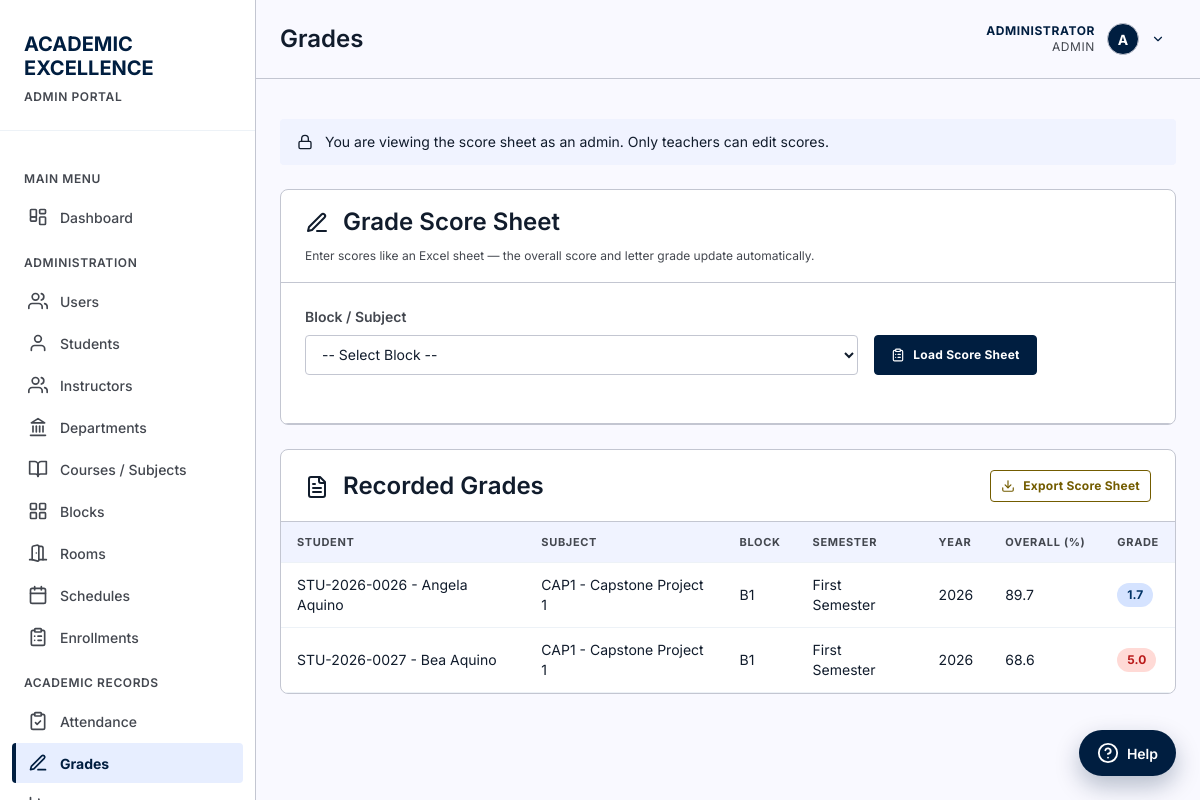
The app's page /pages/grades.php (signed in), older data.
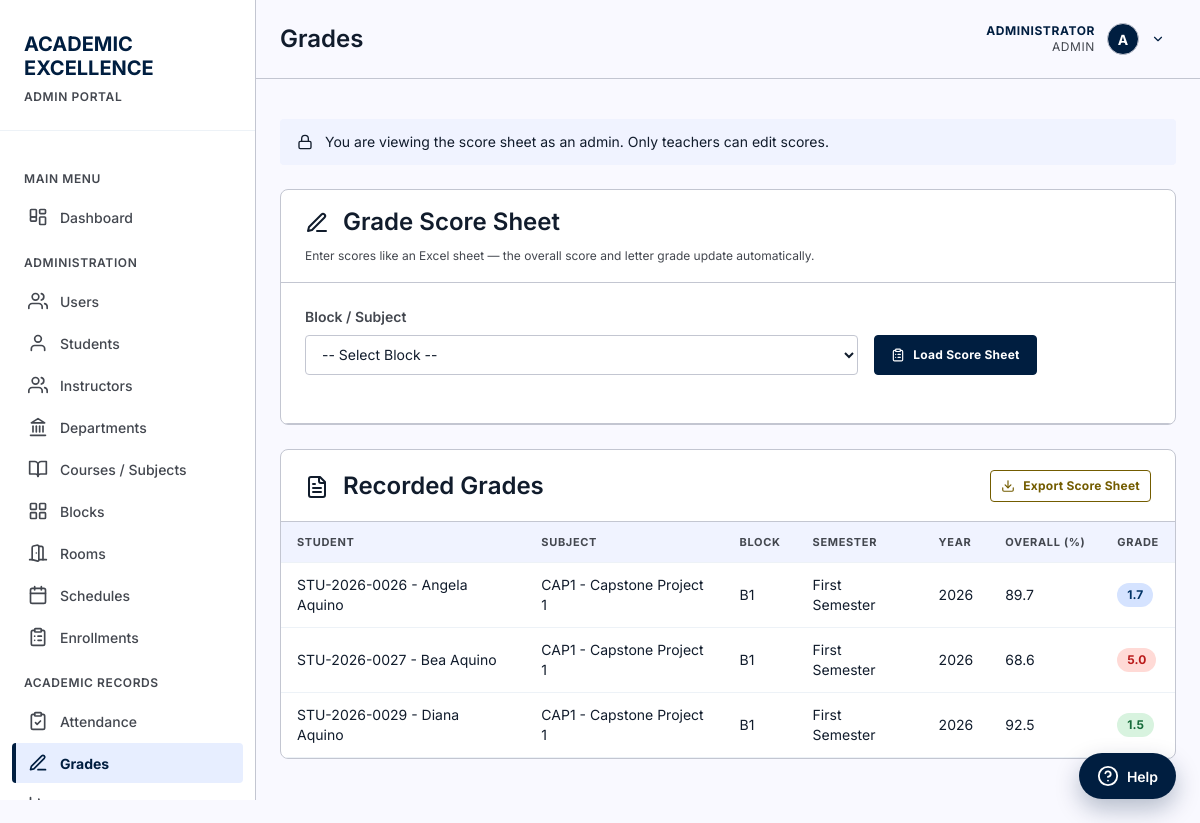
The same page, newer data.
### tables this page shows
CREATE TABLE "users" (
                    id INTEGER PRIMARY KEY AUTOINCREMENT,
                    username TEXT NOT NULL UNIQUE,
                    password TEXT NOT NULL,
                    full_name TEXT NOT NULL,
                    email TEXT UNIQUE,
                    role TEXT NOT NULL DEFAULT 'student' CHECK(role IN ('admin', 'instructor', 'student')),
                    is_active INTEGER NOT NULL DEFAULT 1 CHECK(is_active IN (0, 1)),
                    last_login_at DATETIME,
                    created_at DATETIME NOT NULL DEFAULT CURRENT_TIMESTAMP,
                    updated_at DATETIME NOT NULL DEFAULT CURRENT_TIMESTAMP
                );

CREATE TABLE grades (
        id INTEGER PRIMARY KEY AUTOINCREMENT,
        student_id INTEGER NOT NULL,
        subject_id INTEGER NOT NULL,
        semester TEXT NOT NULL,
        year INTEGER NOT NULL,
        score REAL,
        grade TEXT,
        created_at TIMESTAMP DEFAULT CURRENT_TIMESTAMP, section_id INTEGER REFERENCES course_sections(id) ON DELETE SET NULL, enrollment_id INTEGER REFERENCES enrollments(id) ON DELETE SET NULL, instructor_id INTEGER REFERENCES instructors(id) ON DELETE SET NULL, assessment_type TEXT NOT NULL DEFAULT 'Final', status TEXT NOT NULL DEFAULT 'Published' CHECK(status IN ('Draft', 'Published', 'Locked')), remarks TEXT, updated_at DATETIME,
        FOREIGN KEY (student_id) REFERENCES students(id) ON DELETE CASCADE,
        FOREIGN KEY (subject_id) REFERENCES subjects(id) ON DELETE CASCADE
    );

CREATE TABLE students (
        id INTEGER PRIMARY KEY AUTOINCREMENT,
        student_id TEXT UNIQUE NOT NULL,
        first_name TEXT NOT NULL,
        last_name TEXT NOT NULL,
        email TEXT,
        phone TEXT,
        date_of_birth DATE,
        gender TEXT CHECK(gender IN ('Male', 'Female', 'Other')),
        enrollment_date DATE DEFAULT CURRENT_DATE,
        status TEXT DEFAULT 'Active' CHECK(status IN ('Active', 'Inactive', 'Graduated')),
        created_at TIMESTAMP DEFAULT CURRENT_TIMESTAMP
    , user_id INTEGER REFERENCES users(id) ON DELETE SET NULL, program_id INTEGER REFERENCES programs(id) ON DELETE SET NULL, year_level INTEGER, expected_graduation_date DATE, updated_at DATETIME, block_id INTEGER REFERENCES blocks(id) ON DELETE SET NULL, student_type TEXT NOT NULL DEFAULT 'Regular' CHECK(student_type IN ('Regular', 'Irregular')));

CREATE TABLE subjects (
        id INTEGER PRIMARY KEY AUTOINCREMENT,
        subject_code TEXT UNIQUE NOT NULL,
        subject_name TEXT NOT NULL,
        description TEXT,
        credits INTEGER DEFAULT 3,
        created_at TIMESTAMP DEFAULT CURRENT_TIMESTAMP
    , department_id INTEGER REFERENCES departments(id) ON DELETE SET NULL, course_level INTEGER, is_active INTEGER NOT NULL DEFAULT 1 CHECK(is_active IN (0, 1)), updated_at DATETIME);

CREATE TABLE course_sections (
            id INTEGER PRIMARY KEY AUTOINCREMENT,
            subject_id INTEGER NOT NULL,
            instructor_id INTEGER NOT NULL,
            term_id INTEGER NOT NULL,
            section_code TEXT NOT NULL,
            room TEXT,
            schedule TEXT,
            capacity INTEGER CHECK(capacity IS NULL OR capacity > 0),
            status TEXT NOT NULL DEFAULT 'Open' CHECK(status IN ('Open', 'Closed', 'Completed', 'Cancelled')),
            created_at DATETIME NOT NULL DEFAULT CURRENT_TIMESTAMP,
            updated_at DATETIME NOT NULL DEFAULT CURRENT_TIMESTAMP, block_id INTEGER REFERENCES blocks(id) ON DELETE SET NULL,
            UNIQUE(subject_id, term_id, section_code),
            FOREIGN KEY (subject_id) REFERENCES subjects(id) ON DELETE RESTRICT,
            FOREIGN KEY (instructor_id) REFERENCES instructors(id) ON DELETE RESTRICT,
            FOREIGN KEY (term_id) REFERENCES academic_terms(id) ON DELETE RESTRICT
        );

### includes/auth.php (called while the page is built, shortened)
<?php
function currentUser() {
    static $user = false;
    if ($user === false) {
        $db = getDB();
        $stmt = $db->prepare("SELECT * FROM users WHERE id = :id AND is_active = 1");
        $stmt->execute([':id' => (int) $_SESSION['user_id']]);
        $user = $stmt->fetch() ?: null;
    }
    return $user;
}
function isLoggedIn() {
    return currentUser() !== null;
}
function requireLogin() {
    if (!isLoggedIn()) {
        header('Location: ' . baseUrl() . 'login.php');
        exit();
    }
}
function requireRole(...$roles) {
    requireLogin();
    $user = currentUser();
}
function currentInstructor() {
    $user = currentUser();
    if (!$user || $user['role'] !== 'instructor') {
        return null;
    }
    static $instructor = false;
    return $instructor;
}
function roleLabel($role) {
    return [
        'admin'      => 'Admin',
        'instructor' => 'Teacher',
        'student'    => 'Student'
    ][$role] ?? ucfirst((string) $role);
}

### includes/functions.php (called while the page is built, shortened)
<?php
require_once __DIR__ . '/auth.php';
require_once __DIR__ . '/icons.php';
function gradeDescriptor($grade) {
    return [
        '1.00' => 'Excellent',
        '1.25' => 'Very Good',
        '1.50' => 'Very Good',
        '1.75' => 'Good',
        '2.00' => 'Good',
        '2.25' => 'Satisfactory',
        '2.50' => 'Satisfactory',
        '2.75' => 'Fairly Satisfactory',
        '3.00' => 'Fairly Satisfactory',
        '4.00' => 'Conditional',
        '5.00' => 'Failing'
    ][(string) $grade] ?? '';
}
function gradeBadgeClass($grade) {
    $g = (string) $grade;
    if ($g === '1.00' || $g === '1.25' || $g === '1.50') return 'grade-top';
    if ($g === '1.75' || $g === '2.00' || $g === '2.25') return 'grade-good';
    return 'grade-fail';
}
function formatGrade($grade) {
    $g = (float) $grade;
    return number_format(floor($g * 10) / 10, 1, '.', '');
}

### pages/grades.php (the view, shortened to what this page needs)
<?php
require_once '../includes/functions.php';
requireRole('admin', 'instructor');
$db = getDB();
$user = currentUser();
$canRecord = ($user['role'] === 'instructor');
$sectionId = intval($_GET['section_id'] ?? 0);
if ($user['role'] === 'admin') {
    $gradesList = $db->query("
        SELECT g.*, s.student_id AS student_number, s.first_name, s.last_name,
               sub.subject_code, sub.subject_name, cs.section_code
        FROM grades g
        JOIN students s ON g.student_id = s.id
        JOIN subjects sub ON g.subject_id = sub.id
        LEFT JOIN course_sections cs ON g.section_id = cs.id
        ORDER BY g.year DESC, g.semester DESC, s.last_name
    ")->fetchAll();
}
$pageTitle = 'Grades';
include '../includes/header.php';
?>
<main>
    <?php if (!$canRecord): ?>
    <div class="alert" style="background: var(--surface-low);">
        <?php echo icon('lock', 16); ?>
        You are viewing the score sheet as an admin. Only teachers can edit scores.
    </div>
    <?php endif; ?>
    <div class="card">
        <div class="card-header" style="display: flex; justify-content: space-between; align-items: center; flex-wrap: wrap; gap: 12px;">
            <div>
                <h2 style="margin-bottom: 4px;"><?php echo icon('pen-line', 24); ?> Grade Score Sheet</h2>
                <small style="color: var(--ink-muted);">
                    Enter scores like an Excel sheet &mdash; the overall score and letter grade update automatically.
                </small>
            </div>
        </div>
        <div style="padding: 24px; border-bottom: 1px solid var(--outline-soft);">
            <form method="GET" class="form-row" style="align-items: flex-end;">
                <div class="form-group" style="flex: 2;">
                    <label>Block / Subject</label>
                    <select name="section_id" class="form-control" required>
                        <option value="">-- Select Block --</option>
                    </select>
                </div>
                <div class="form-group">
                    <button type="submit" class="btn btn-primary"><?php echo icon('clipboard-list', 14); ?> Load Score Sheet</button>
                </div>
            </form>
        </div>
    </div>
    <?php if ($gradesList): ?>
    <div class="card" style="margin-top: 24px;">
        <div class="card-header" style="display: flex; justify-content: space-between; align-items: center;">
            <h2><?php echo icon('file-text', 24); ?> Recorded Grades</h2>
            <a href="?section_id=<?php echo $sectionId ? $sectionId : ''; ?>&export=excel" class="btn btn-secondary btn-sm"><?php echo icon('download', 14); ?> Export Score Sheet</a>
        </div>
        <table data-pagination data-page-size="8">
            <thead>
                <tr>
                    <th>Student</th>
                    <th>Subject</th>
                    <th>Block</th>
                    <th>Semester</th>
                    <th>Year</th>
                    <th>Overall (%)</th>
                    <th>Grade</th>
                </tr>
            </thead>
            <tbody>
                <?php foreach ($gradesList as $grade): ?>
                <tr>
                    <td data-label="Student"><?php echo htmlspecialchars($grade['student_number'] . ' - ' . $grade['first_name'] . ' ' . $grade['last_name']); ?></td>
                    <td data-label="Subject"><?php echo htmlspecialchars($grade['subject_code'] . ' - ' . $grade['subject_name']); ?></td>
                    <td data-label="Block"><?php echo htmlspecialchars($grade['section_code'] ?? '—'); ?></td>
                    <td data-label="Semester"><?php echo htmlspecialchars($grade['semester']); ?></td>
                    <td data-label="Year"><?php echo $grade['year']; ?></td>
                    <td data-label="Overall (%)"><?php echo $grade['score'] ?? '—'; ?></td>
                    <td data-label="Grade">
                        <span class="grade-badge <?php echo gradeBadgeClass($grade['grade']); ?>" title="<?php echo htmlspecialchars(gradeDescriptor($grade['grade'])); ?>">
                            <?php echo htmlspecialchars(formatGrade($grade['grade'])); ?>
                        </span>
                    </td>
                </tr>
                <?php endforeach; ?>
            </tbody>
        </table>
    </div>    <?php endif; ?>
</main>
<?php include '../includes/footer.php'; ?>

### includes/header.php (shortened to what this page needs)
<?php
require_once __DIR__ . '/functions.php';
$currentPage = basename($_SERVER['PHP_SELF'], '.php');
$assetPrefix = $currentPage === 'index' ? '' : '../';
$user = currentUser();
$role = $user['role'];
$fullName = $user['full_name'];
$roleLabel = roleLabel($role);
$avatarLetter = strtoupper(substr($fullName, 0, 1));
?>
<!DOCTYPE html>
<html lang="en">
<head>
    <link rel="stylesheet" href="<?php echo $assetPrefix; ?>assets/css/style.css">
</head>
<body>
    <aside class="sidebar">
        <div class="sidebar-header">
            <h1>
                <span class="red">ACADEMIC</span><br>
                <span class="white">EXCELLENCE</span>
            </h1>
            <span class="portal-label"><?php echo strtoupper($roleLabel); ?> PORTAL</span>
        </div>
        <nav class="sidebar-menu">
            <div class="menu-category">Main Menu</div>
            <a href="<?php echo $assetPrefix; ?>index.php" class="menu-item <?php echo $currentPage === 'index' ? 'active' : ''; ?>">
                <span class="icon"><?php echo icon('dashboard'); ?></span>
                Dashboard
            </a>
            <?php if ($role === 'admin'): ?>
                <div class="menu-category">Administration</div>
                <a href="<?php echo $assetPrefix; ?>pages/users.php" class="menu-item <?php echo $currentPage === 'users' ? 'active' : ''; ?>">
                    <span class="icon"><?php echo icon('users'); ?></span>
                    Users
                </a>
                <a href="<?php echo $assetPrefix; ?>pages/students.php" class="menu-item <?php echo $currentPage === 'students' ? 'active' : ''; ?>">
                    <span class="icon"><?php echo icon('user'); ?></span>
                    Students
                </a>
                <a href="<?php echo $assetPrefix; ?>pages/instructors.php" class="menu-item <?php echo $currentPage === 'instructors' ? 'active' : ''; ?>">
                    <span class="icon"><?php echo icon('users'); ?></span>
                    Instructors
                </a>
                <a href="<?php echo $assetPrefix; ?>pages/departments.php" class="menu-item <?php echo $currentPage === 'departments' ? 'active' : ''; ?>">
                    <span class="icon"><?php echo icon('landmark'); ?></span>
                    Departments
                </a>
                <a href="<?php echo $assetPrefix; ?>pages/manage-subjects.php" class="menu-item <?php echo $currentPage === 'manage-subjects' ? 'active' : ''; ?>">
                    <span class="icon"><?php echo icon('book-open'); ?></span>
                    Courses / Subjects
                </a>
                <a href="<?php echo $assetPrefix; ?>pages/blocks.php" class="menu-item <?php echo $currentPage === 'blocks' ? 'active' : ''; ?>">
                    <span class="icon"><?php echo icon('grid'); ?></span>
                    Blocks
                </a>
                <a href="<?php echo $assetPrefix; ?>pages/rooms.php" class="menu-item <?php echo $currentPage === 'rooms' ? 'active' : ''; ?>">
                    <span class="icon"><?php echo icon('door'); ?></span>
                    Rooms
                </a>
                <a href="<?php echo $assetPrefix; ?>pages/schedules.php" class="menu-item <?php echo $currentPage === 'schedules' ? 'active' : ''; ?>">
                    <span class="icon"><?php echo icon('calendar'); ?></span>
                    Schedules
                </a>
                <a href="<?php echo $assetPrefix; ?>pages/enrollments.php" class="menu-item <?php echo $currentPage === 'enrollments' ? 'active' : ''; ?>">
                    <span class="icon"><?php echo icon('clipboard-list'); ?></span>
                    Enrollments
                </a>
                <div class="menu-category">Academic Records</div>
                <a href="<?php echo $assetPrefix; ?>pages/attendance.php" class="menu-item <?php echo $currentPage === 'attendance' ? 'active' : ''; ?>">
                    <span class="icon"><?php echo icon('clipboard-check'); ?></span>
                    Attendance
                </a>
                <a href="<?php echo $assetPrefix; ?>pages/grades.php" class="menu-item <?php echo $currentPage === 'grades' ? 'active' : ''; ?>">
                    <span class="icon"><?php echo icon('pen-line'); ?></span>
                    Grades
                </a>
                <a href="<?php echo $assetPrefix; ?>pages/reports.php" class="menu-item <?php echo $currentPage === 'reports' ? 'active' : ''; ?>">
                    <span class="icon"><?php echo icon('bar-chart'); ?></span>
                </a>
            <?php endif; ?>
        </nav>
    </aside>
    <div class="main-content">
        <header class="top-header">
            <h1 class="page-title"><?php echo $pageTitle ?? 'Dashboard'; ?></h1>
            <div class="user-info">
                <div class="user-menu">
                    <button class="user-menu-toggle" type="button" aria-haspopup="true" aria-expanded="false">
                        <div class="user-meta">
                            <span class="user-name"><?php echo htmlspecialchars($fullName); ?></span>
                            <span class="user-role"><?php echo $roleLabel; ?></span>
                        </div>
                        <div class="user-avatar"><?php echo $avatarLetter; ?></div>
                        <?php echo icon('chevron-down', 14); ?>
                    </button>
                </div>
            </div>
        </header>
        <div class="page-content">

### includes/icons.php (shortened to what this page needs)
<?php
function icon($name, $size = 20) {
    return '<svg xmlns="http://www.w3.org/2000/svg" width="' . $size . '" height="' . $size
        . '" viewBox="0 0 24 24" fill="none" stroke="currentColor" stroke-width="2"'
        . ' stroke-linecap="round" stroke-linejoin="round" aria-hidden="true">'
        . $icons[$name] . '</svg>';
}

### includes/footer.php (shortened to what this page needs)
        </div>
    </div>
    <?php include __DIR__ . '/help-tutorial.php'; ?>
</body>
</html>

### includes/help-tutorial.php (shortened to what this page needs)
<div class="help-widget" id="helpWidget">
    <button type="button" class="help-fab" id="helpFab" aria-controls="helpPanel" aria-expanded="false" title="How to use this app">
        <?php echo icon('help', 22); ?>
        <span class="help-fab-label">Help</span>
    </button>
</div>

Row changes from the older to the newer data that the page shows:
added grades: student.last_name "STU-2026-0029 - Diana Aquino", subject.subject_name "CAP1 - Capstone Project 1", section.section_code "B1", semester "First Semester", year "2026", score "92.5", grade "1.5"
